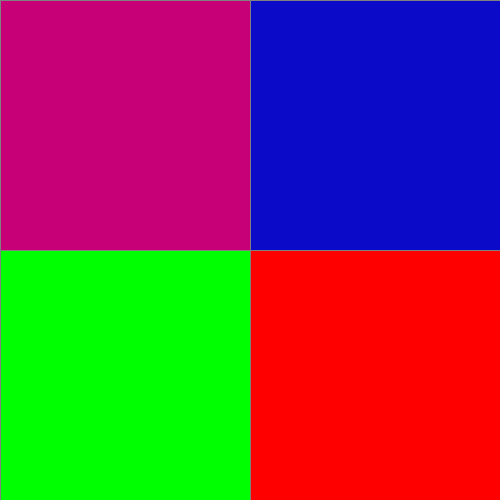
Frame 1 (no input)
Frame 60 (the mouse pressed at the canvas centre just before this capture): identical to frame 1, image omitted
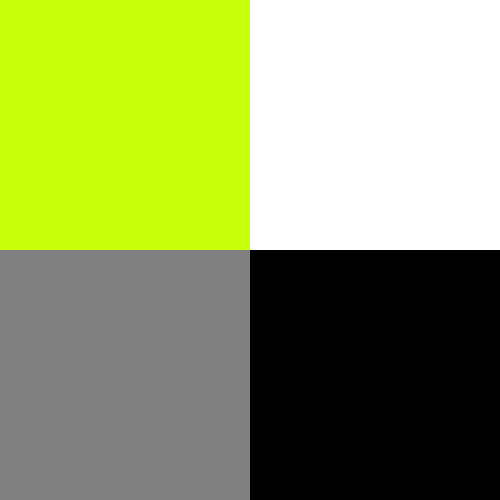
Frame 120 (the mouse held since frame 60 and released just before this capture)

The Processing sketch that drew these frames (run headless with seeded random() and noise(); from frame 60 on, the mouse is pressed at the canvas centre):

// Processing sketch: processing_42134
// ── processing_42134.pde

int r = 150;
int g = 0;
int b = 0;


void setup () {
  size (500, 500);
//  background(r, g, b);
}

void draw (){ 
  //  rect(mouseX,450, 75,10);

  background(r,g,b);
  stroke(128);
  line(width/2, 0, width/2, height);
  line(0, height/2, width, height/2);

  //Top Left Square
 if (mouseX < 0 && mouseX > 250 && mouseY < 0  && mouseY > 250) {
 } if (mousePressed){
       fill(200, 255, 10); 
        noStroke();
        rect(0, 0, width/2, height/2);
      } else {
        fill(200,0,120);
        rect(0, 0, width/2, height/2);
    }
   

  // Bottom Right Square    
 if (mouseX < 250 && mouseX > 500 && mouseY < 250 && mouseY > 500) {
    } if (mousePressed) {
       fill(0);
       rect(250, 250, width/2, height/2);
    }else{
      fill(255,0,0);
      rect(250, 250, width/2, height/2);
     }


  // Bottom Left Square
  if (mouseX < 0 && mouseX > 250 && mouseY < 250 && mouseY > 500) {
  } if (mousePressed) {
      fill(128);
      rect(0, 250, width/2 , height/2);
    }else{
      fill(0,255,0);
      rect(0,250, width/2, height/2);
 }

  //Top Right Square
  if (mouseX < 250  && mouseX > 500  && mouseY < 0 && mouseY > 250) {
   } if (mousePressed) {
      fill(255);
       rect(250, 0, width/2, height/2);
   }else{
     fill(10,10,200);
     rect(250, 0, width/2, height/2);
   }
  }
